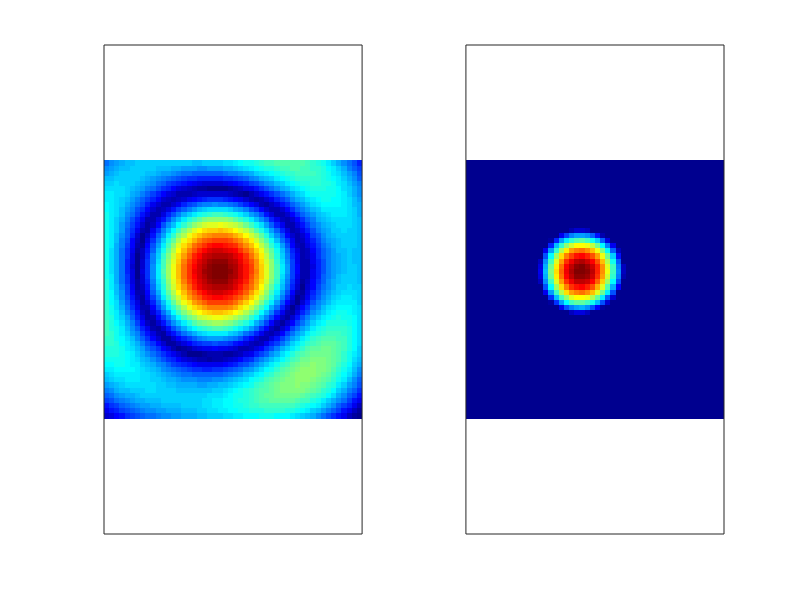

Reproduce this figure in MATLAB.
clear;

phz=NaN(12,6); %VCO phases are defined by a 12x6 matrix representing the output from a matrix of theta CPGs in Fig. 7C
rotation_angle = 0; %orientation of the tuning function is zero by default
q=0.65; % spike threshold is 0.65 by default

%%  Note that above, the phz matrix is assigned to all NaNs, meaning that the target neuron
%%  receives no input from any ring oscillator. Assigning a value of N=1-12 to an entry of the 
%%  phz matrix causes the target neuron to receive input from the theta cell at the Nth position
%%  in the ring oscillator at the corresponding matrix position. For example, phz(8,4)=10 causes 
%%  the target neuron to receive input from the 10th theta cell in the ring at row 8, column 4.
%%  Note that this scheme only permits the target neuron to receive input from one theta cell 
%%  per ring, and that by default, the weights of all inputs are uniformly equal to one.

%%%1) border cell against bottom edge in square box
% phz(10,:)=[3 4 6 8 12 10];

%%%2) large spacing entorhinal grid cell in square box 
%phz(:,4)=[10 NaN NaN NaN 10 NaN NaN NaN 4 NaN NaN NaN];

%%%3) small spacing entorhinal grid cell in square box 
%phz(:,5)=[NaN 4 NaN NaN NaN 10 NaN NaN NaN 4 NaN NaN];

%%%4) single-field CA3 place cell in square box
% rotation_angle = 8*pi/6; %orientation of the tuning function is zero by default
% phz(:,3)=   [12    12     1     1     1     1     1     1    12    11    11    11];
 phz(:,4)=   [11    12     1     1     1     1     1     1    11    11    11    11];
% phz(:,5)=   [11    12     1     2     3     2     1     1    11    10     9    10];

%%%5) curved edge border cell in cylinder 
%   phz(12,:)=[2 2 3 5 8 2];
%   phz(1,:)=[2 2 3 5 8 2];
%   phz(2,:)=[2 2 3 5 8 2];
%   phz(3,:)=[2 2 3 5 8 2];
%   phz(4,:)=[2 2 3 5 8 2];
%   phz(5,:)=[2 2 3 5 8 2];
%   q=.75

%%%6) lumpy border cell against right edge in square box
% phz(1,:)=[2 3 4 6 9 4];
% phz(3,3:4)=[7 1]

%%%7) multi-field dentate place cell in square box 
%    phz(:,3)=   [ 9     1     2     2     8     5     3     8     9     9     5     3];
%    phz(:,4)=   [ 4     1     4     1     6     1     2     5     6    10    10    12];
%    phz(:,5)=   [ 1     3     3    11     8     1     1     6     7     3     7     5];

 
cells_per_ring = 12; %number of theta cells assumed to reside in each ring oscillator CPG
cell_phases=(0:(cells_per_ring-1))*2*pi/cells_per_ring; %phases for each cell in a VCO ring
phz=(phz./12)*2*pi; %convert phase matrix from cell numbers to VCO phases

figure(3);
clf
nrows=6; %number of rows in the CPG matrix
ncols=12; %number of columns in the CPG matrix
        Nmesh=50;
        MAX=5;
        ss=linspace(-MAX,MAX,Nmesh);
        [xx,yy]=meshgrid(ss,ss);
        
minrho=0.14; %smallest preferred vector length in the VCO matrix

cosnum=1; Esum=[];

for col=1:ncols
    theta(col,1:nrows)=pi+rotation_angle+(((col-1))/12)*2*pi; %assign the orientations of preferred vectors by column
    for row=1:nrows
         rho(col,row)=minrho*(sqrt(3)^(row-1)); 
        if isnan(phz(col,row)); %assign which cell in this ring projects to the target
            weight(col,row)=0; %weighting coefficient is 1 for the projection cell, implicitly 0 for all others
        else
            weight(col,row)=1; %weighting coefficient is 1 for the projection cell, implicitly 0 for all others
            px=cos(-theta(col,row));
            py=sin(-theta(col,row));
            %analytic signal
            s(cosnum,:,:)=exp(i*(rho(col,row)*px*xx + rho(col,row)*py*yy+phz(col,row)));
         if isempty(Esum);
             Esum=squeeze(s(cosnum,:,:));
         else
             Esum=Esum+squeeze(s(cosnum,:,:));
         end        
            cosnum=cosnum+1;
        end
    end
end

  
        Esum=abs(Esum);
  
        subplot(1,2,1);
        imagesc(ss,ss,Esum)
        axis equal
        axis tight
        colormap jet;
        set(gca,'xtick',[],'ytick',[]);
%colorbar;

        subplot(1,2,2);
        Emax=max(Esum(:));
        EE=max(0, Esum-q*Emax);
        EEmax=max(EE(:));

        imagesc(ss,ss,EE/EEmax)
        axis equal
        axis tight
        colormap jet;
        set(gca,'xtick',[],'ytick',[]);
